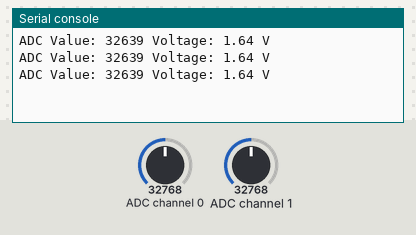
Bench run of a program on a simulated Raspberry Pi Pico running MicroPython. On the bench: the last lines printed to the serial console. The inputs (shaded band) are chosen by the test bench; at power-on: ADC channel 0 = 32768, ADC channel 1 = 32768 (analog values on the 0–65535 scale).

Above: at 1.2 s.
1.3 s: ADC channel 0 set to 45874
At 1.9 s:
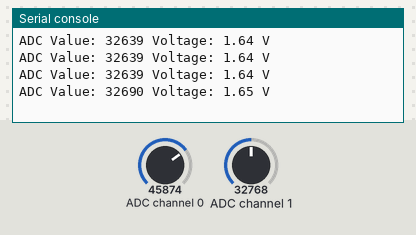
2.8 s: ADC channel 1 set to 45874
At 3.4 s:
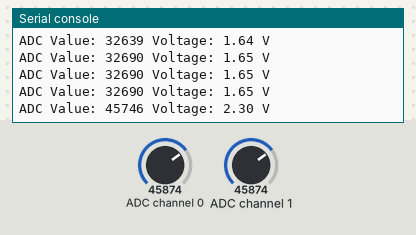
4.3 s: ADC channel 0 set to 57670
At 4.8 s:
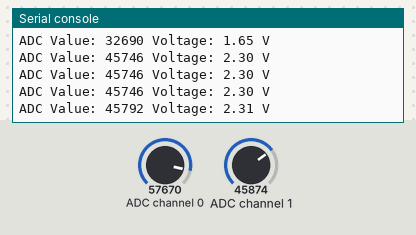
5.8 s: ADC channel 1 set to 57670
At 6.4 s:
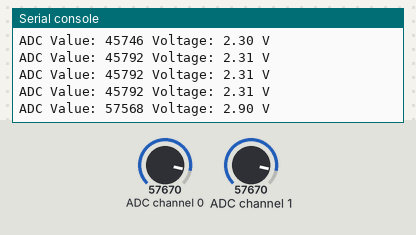
Timing chart, 0 to 8.3 s (numbered marks = the images above; inputs shaded):
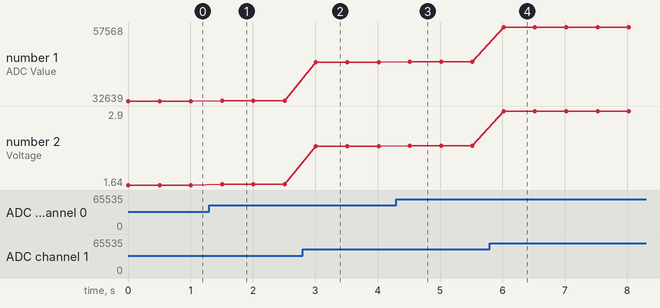

Measured:
- after the input at 1.3 s, the serial console: prints a new line after 0.21 s (image 1)
- after the input at 2.8 s, the serial console: prints a new line after 0.21 s (image 2)
- after the input at 4.3 s, the serial console: prints a new line after 0.22 s (image 3)
- after the input at 5.8 s, the serial console: prints a new line after 0.22 s (image 4)
- plotted number 1: 32639 → 32690 after the input at 1.3 s, 32690 → 45746 after the input at 2.8 s, 45746 → 45792 after the input at 4.3 s, 45792 → 57568 after the input at 5.8 s
- plotted number 2: 1.64 → 1.65 after the input at 1.3 s, 1.65 → 2.3 after the input at 2.8 s, 2.3 → 2.31 after the input at 4.3 s, 2.31 → 2.9 after the input at 5.8 s

The program:

ads1115.py
```python
import utime
from machine import I2C, Pin

dev = I2C(0, freq=400000, scl=Pin(1), sda=Pin(0))
devices = dev.scan()
for device in devices: print(device)
address = 72

def read_config():
    dev.writeto(address, bytearray([1]))
    result = dev.readfrom(address, 2)
    return result[0] << 8 | result[1]

def read_value():
    dev.writeto(address, bytearray([0]))
    result = dev.readfrom(address, 2)
    config = read_config()
    config &= ~(7 << 12) & ~(7 << 9)
    config |= (4 << 12) | (0 << 9) | (1 << 15)
    config = [int(config >> i & 0xff) for i in (8, 0)]
    dev.writeto(address, bytearray([1] + config))
    return result[0] << 8 | result[1]

def val_to_voltage(val, max_val=65535, voltage_ref=3.3):
    return val/ max_val * voltage_ref

#print(bin(read_config()))

while True:
    read_config()
    val = read_value()
    voltage = val_to_voltage(val)
    print("ADC Value:", val, "Voltage: {:.2f} V".format(voltage))
    utime.sleep(0.5)
```
